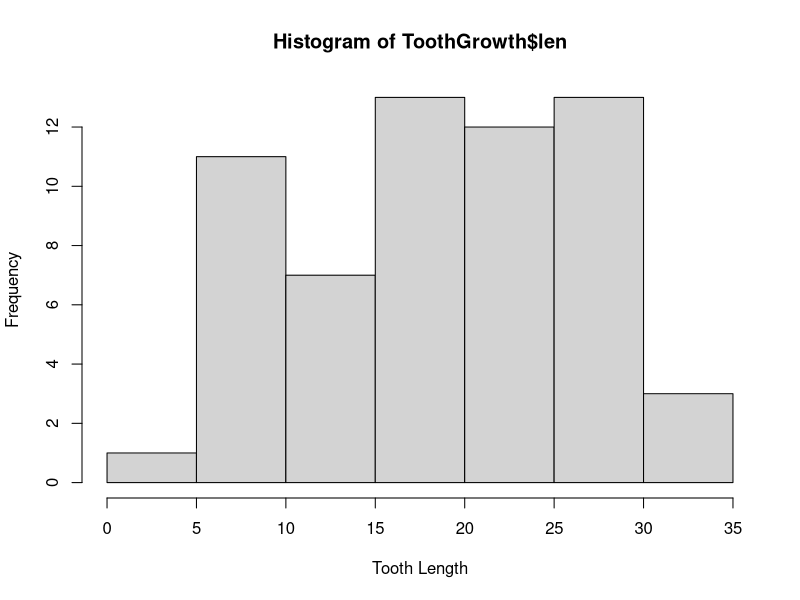
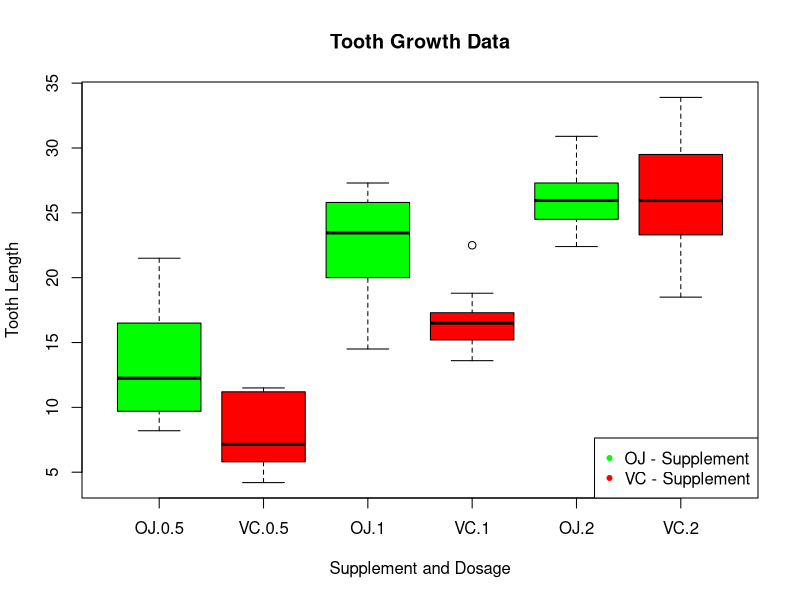

These charts were generated, in order, by the following R code:
## ---- chunk 1
library(ggplot2)
library(dplyr)
## ---- chunk 2
#Loading and reading data. The dosage has 3 levels. The data was read as numeric, so I changed it to factor.
data("ToothGrowth") 
ToothGrowth$dose <- as.factor(ToothGrowth$dose) 

#See the different classes and variables sizes
str(ToothGrowth) 

#Overview of the different values of the three variables.
summary(ToothGrowth) 

#Shows the distribution of our outcome variable "Tooth Length"
hist(ToothGrowth$len, xlab = "Tooth Length") 

#This boxplot shows the interactions between the variables and its subsequent values.
boxplot(len ~ supp*dose, 
        data=ToothGrowth,
        main="Tooth Growth Data", 
        xlab="Supplement and Dosage", 
        ylab="Tooth Length",
        col=c("green","red"))
legend("bottomright", pch=20, legend=c("OJ - Supplement","VC - Supplement"),col=c("green","red"))

## ---- chunk 3

oj <- ToothGrowth %>% filter(supp=="OJ")
vc <- ToothGrowth %>% filter(supp=="VC")

t.test(oj$len, vc$len, alternative = "greater", paired = FALSE, var.equal = FALSE, conf.level = 0.95)

## ---- chunk 4

oj_2 <- ToothGrowth %>% filter(supp=="OJ") %>% filter(dose==2)
vc_2 <- ToothGrowth %>% filter(supp=="VC") %>% filter(dose==2)

t.test(oj_2$len, vc_2$len, alternative = "two.sided", paired = FALSE, var.equal = FALSE, conf.level = 0.95)

## ---- chunk 5
dose_05 <- ToothGrowth %>% filter(dose==0.5)
dose_10 <- ToothGrowth %>% filter(dose==1)
dose_20 <- ToothGrowth %>% filter(dose==2)

#The first hypothesis test:
t.test(dose_10$len, dose_05$len, alternative = "greater", paired = FALSE, var.equal = FALSE, conf.level = 0.95)

#The second hypthesis test:
t.test(dose_20$len, dose_10$len, alternative = "greater", paired = FALSE, var.equal = FALSE, conf.level = 0.95)

